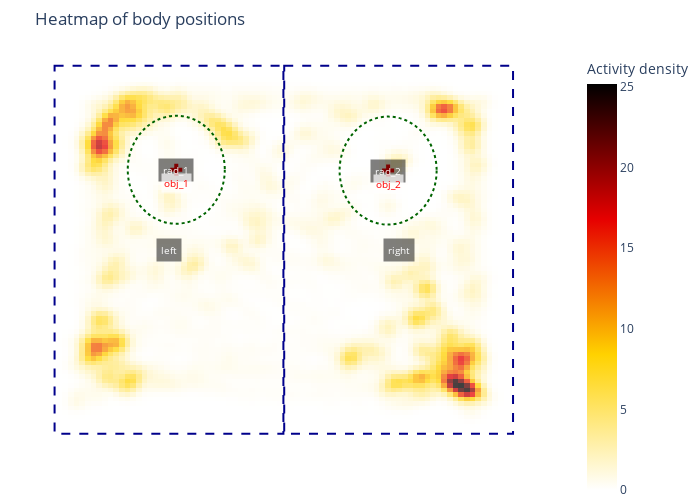

Here is the notebook cell this chart was saved with:
### Code cell
rst.plot_heatmap(params, example_path, bodypart = 'body', colorscale='hot_r')

### Figure 1 — Plotly figure (JSON) as saved in the notebook; plotly's stock layout.template omitted (floating-point values rounded to 4 significant figures; data arrays with more than 128 entries replaced by an {"elided": "..."} marker saying what was removed)
{"data": [{"colorbar": {"title": {"text": "Activity density"}}, "colorscale": [[0, "rgb(255,255,255)"], [0.3333, "rgb(255,210,0)"], [0.6667, "rgb(230,0,0)"], [1, "rgb(0,0,0)"]], "hoverinfo": "x+y+z", "opacity": 0.75, "type": "heatmap", "x": [0, 7, 14, 21, 28, 35, 42, 49, 56, 63, 70, 77, 84, 91, 98, 105, 112, 119, 126, 133, 140, 147, 154, 161, 168, 175, 182, 189, 196, 203, 210, 217, 224, 231, 238, 245, 252, 259, 266, 273, 280, 287, 294, 301, 308, 315, 322, 329, 336, 343, 350, 357, 364, 371, 378, 385, 392, 399, 406, 413, 420, 427, 434, 441, 448, 455, 462, 469, 476, 483, 490, 497, 504, 511, 518, 525, 532, 539, 546, 553, 560, 567, 574, 581, 588, 595, 602, 609, 616, 623, 630, 637, 644, 651, 658, 665, 672, 679, 686, 693, 700], "y": [0, 5, 10, 15, 20, 25, 30, 35, 40, 45, 50, 55, 60, 65, 70, 75, 80, 85, 90, 95, 100, 105, 110, 115, 120, 125, 130, 135, 140, 145, 150, 155, 160, 165, 170, 175, 180, 185, 190, 195, 200, 205, 210, 215, 220, 225, 230, 235, 240, 245, 250, 255, 260, 265, 270, 275, 280, 285, 290, 295, 300, 305, 310, 315, 320, 325, 330, 335, 340, 345, 350, 355, 360, 365, 370, 375, 380, 385, 390, 395, 400, 405, 410, 415, 420, 425, 430, 435, 440, 445, 450, 455, 460, 465, 470, 475, 480, 485, 490, 495, 500], "z": {"elided": "100x100 float values"}}, {"hoverinfo": "name", "marker": {"color": "red", "size": 10, "symbol": "cross"}, "mode": "markers", "name": "obj_1", "type": "scatter", "x": [218], "y": [133]}, {"hoverinfo": "name", "marker": {"color": "red", "size": 10, "symbol": "cross"}, "mode": "markers", "name": "obj_2", "type": "scatter", "x": [480], "y": [134]}], "layout": {"annotations": [{"bgcolor": "rgba(0,0,0,0.5)", "bordercolor": "rgba(0,0,0,0)", "borderpad": 4, "font": {"color": "white", "size": 10}, "showarrow": false, "text": "left", "x": 209, "y": 222}, {"bgcolor": "rgba(0,0,0,0.5)", "bordercolor": "rgba(0,0,0,0)", "borderpad": 4, "font": {"color": "white", "size": 10}, "showarrow": false, "text": "right", "x": 493, "y": 222}, {"bgcolor": "rgba(0,0,0,0.5)", "bordercolor": "rgba(0,0,0,0)", "borderpad": 4, "font": {"color": "white", "size": 10}, "showarrow": false, "text": "rad_1", "x": 218, "y": 133}, {"bgcolor": "rgba(0,0,0,0.5)", "bordercolor": "rgba(0,0,0,0)", "borderpad": 4, "font": {"color": "white", "size": 10}, "showarrow": false, "text": "rad_2", "x": 480, "y": 134}, {"bgcolor": "rgba(255,255,255,0.7)", "bordercolor": "rgba(0,0,0,0)", "borderpad": 2, "font": {"color": "red", "size": 10}, "showarrow": false, "text": "obj_1", "x": 218, "y": 148}, {"bgcolor": "rgba(255,255,255,0.7)", "bordercolor": "rgba(0,0,0,0)", "borderpad": 2, "font": {"color": "red", "size": 10}, "showarrow": false, "text": "obj_2", "x": 480, "y": 149}], "autosize": false, "height": 500, "margin": {"b": 0, "l": 0, "r": 0, "t": 50}, "plot_bgcolor": "white", "shapes": [{"fillcolor": "rgba(0,0,0,0)", "line": {"color": "DarkBlue", "dash": "dash", "width": 2}, "path": "M 67.5,17.5 L 350.5,17.5 L 350.5,426.5 L 67.5,426.5 Z", "type": "path"}, {"fillcolor": "rgba(0,0,0,0)", "line": {"color": "DarkBlue", "dash": "dash", "width": 2}, "path": "M 351.5,17.5 L 634.5,17.5 L 634.5,426.5 L 351.5,426.5 Z", "type": "path"}, {"fillcolor": "rgba(0,0,0,0)", "line": {"color": "DarkGreen", "dash": "dot", "width": 2}, "type": "circle", "x0": 158, "x1": 278, "xref": "x", "y0": 73, "y1": 193, "yref": "y"}, {"fillcolor": "rgba(0,0,0,0)", "line": {"color": "DarkGreen", "dash": "dot", "width": 2}, "type": "circle", "x0": 420, "x1": 540, "xref": "x", "y0": 74, "y1": 194, "yref": "y"}], "showlegend": false, "title": {"text": "Heatmap of body positions"}, "width": 700, "xaxis": {"range": [0, 700], "showgrid": false, "visible": false, "zeroline": false}, "yaxis": {"autorange": "reversed", "range": [0, 500], "showgrid": false, "visible": false, "zeroline": false}}}
